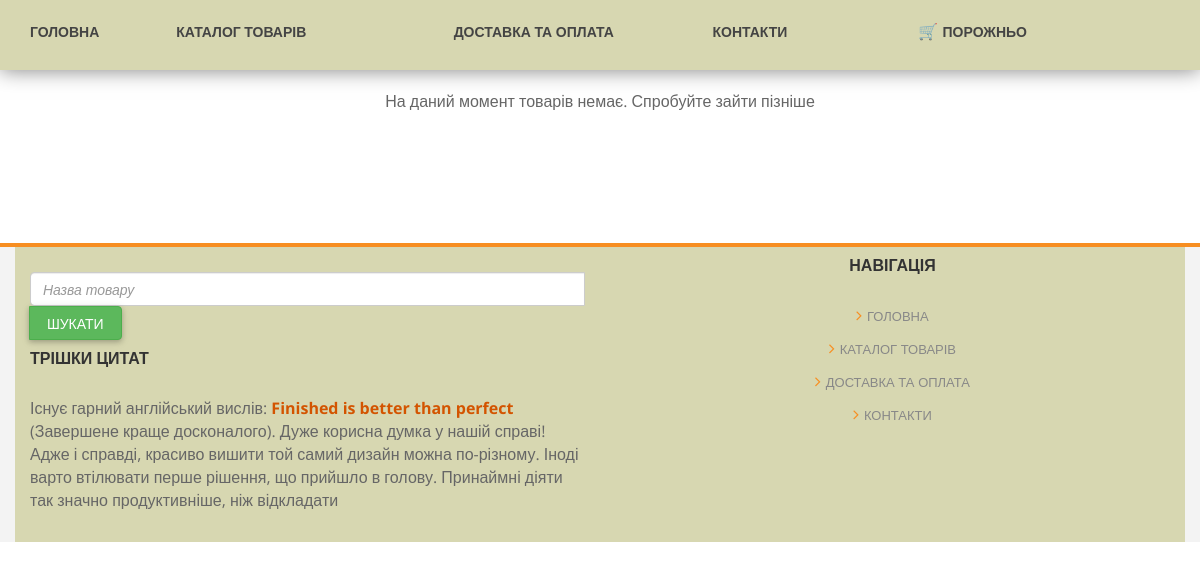
The page /products/5/ on the database as committed earlier.
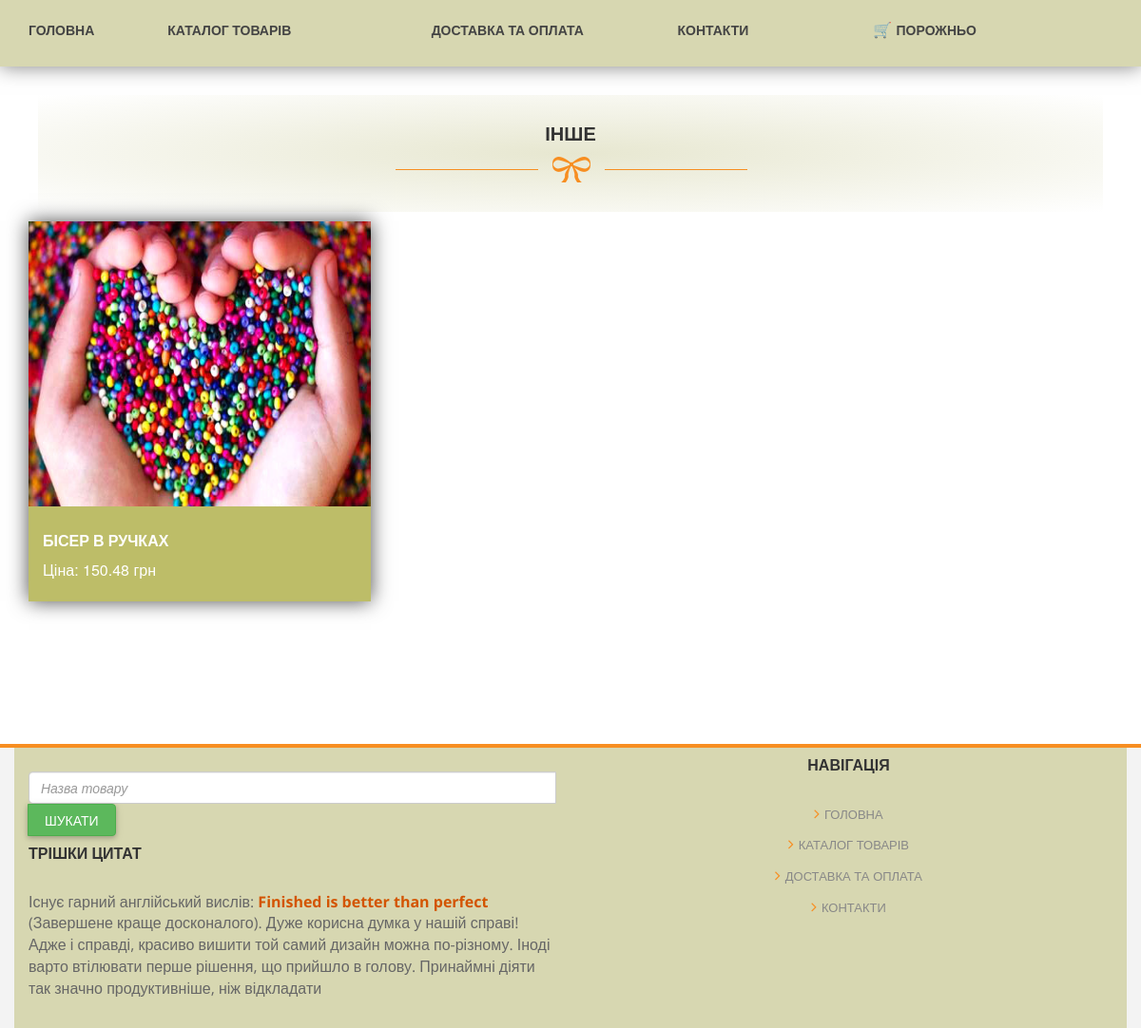
The same page on the database as committed later.
### pages/models.py (models this page shows, shortened)
class Category(models.Model):
    title = models.CharField(max_length=150, db_index=True, verbose_name='Наименование категории')
    glavnoe_photo = models.ImageField(upload_to='photos/%Y/%m/%d/', verbose_name='Главное фото', blank=True)
    class Meta:
        verbose_name = 'Категория'
        verbose_name_plural = 'Категории'
        ordering = ['title']

class Pages(models.Model):
    podcherk = models.ImageField(upload_to='photos/%Y/%m/%d/', verbose_name='Картинка подчёркивания', blank=True)
    text = models.CharField(max_length=35000, verbose_name='Текст внизу' , null=True)
    title = models.CharField(max_length=150, verbose_name='Название страницы')
    description = models.CharField(max_length=150, verbose_name='Мета описание')
    keywords = models.CharField(max_length=150, verbose_name='Мета слова')
    fotertitle = models.CharField(max_length=350, verbose_name='Заголовок в футере')
    fotercontent = models.CharField(max_length=550, verbose_name='Слова в футере')
    logo = models.ImageField(upload_to='photos/%Y/%m/%d/', verbose_name='Логотип', blank=True)
    class Meta:
        verbose_name = 'Страница'
        verbose_name_plural = 'Страницы'

class Posts(models.Model):
    categoryid = models.CharField(max_length=6, verbose_name='Номер категории' , null=True)
    category = models.ForeignKey('Category', on_delete=models.CASCADE, null=True, verbose_name='Категория')
    title = models.CharField(max_length=150, verbose_name='Наименование')
    slug = models.SlugField(max_length=200, db_index=True,blank=True,allow_unicode=True)
    price = models.CharField(verbose_name='Цена',max_length=50)
    dopolnitelnie_xapakteristiki = models.CharField( verbose_name='Дополнительные характеристики',max_length=2550,null=True)
    polnoe_opisanie = models.CharField( verbose_name='Полное описание',max_length=10000)
    description = models.CharField(max_length=150, verbose_name='Мета описание',blank=True)
    keywords = models.CharField(max_length=150, verbose_name='Мета слова',blank=True)
    glavnoe_photo = models.ImageField(upload_to='photos/%Y/%m/%d/', verbose_name='Главное фото')
    photo_na_slider = models.ImageField(upload_to='photos/%Y/%m/%d/', verbose_name='Главное фото на слайдер',default=None,null=True)
    class Meta:
        verbose_name = 'Запись'
        verbose_name_plural = 'Записи'
        ordering = ['title']

### pages/views.py (the view)
# urls.py: path('products/<int:post_categoryid>/', products, name='products'),
def products(request , post_categoryid):
    cart = Cart(request)
    page = Pages.objects.get(pk=2)
    posts = Posts.objects.filter(categoryid=post_categoryid)
    category = Category.objects.filter(id=post_categoryid)
    return render(request, 'pages/products.html', {'page':page,'posts':posts ,'cart': cart,'category':category})

### cart/cart.py (called while the page is built)
    def __len__(self):
        return sum(item['quantity'] for item in self.cart.values())

### pages/templates/pages/products.html (shortened to what this page needs)
{% extends "main.html" %}
{% block content %}
            <div id="products-post">
                <div class="container">
                    <div class="row" id="Container">
                        {% for item in category %}
                                                <div class="col-md-12">
                            <div class="heading-section">
                                <h2>{{ item.title }}</h2>
                                <img src="{{ page.podcherk.url }}" alt="" >
                            </div>
                        </div>
                        {% endfor %}
    {% if not posts %}
            <p class="tac">На даний момент товарів немає. Спробуйте зайти пізніше</p>
    {% endif %}
{% if  posts %}
        {% for item in posts %}
                        <div class="col-md-4 col-sm-6">
                            <a href="\posts/{{ item.id }}">
                            <div class="blog-post">
                                <div class="blog-thumb">
                                    <img src="{{item.glavnoe_photo.url}}" alt="" />
                                </div>
                                <div class="blog-content">
                                    <div class="content-show">
                                        <h4><a href="\posts/{{ item.id }}">{{item.title}}</a></h4>
                                        <span>Ціна: {{item.price}} грн</span>
                                    </div>
                                </div>
                            </div>
</a>
                        </div>
        {% endfor %}
        {% endif %}
                    </div>
                </div>
            </div>
{% endblock %}

Rows that differ between the two databases and show on the page:
added Category: title "ІНШЕ", podcherk (picture)
added Posts: glavnoe_photo (picture), title "БІСЕР В РУЧКАХ", price "150.48"
Other text that changed with them:
text no longer shown: "На даний момент товарів немає. Спробуйте зайти пізніше"
